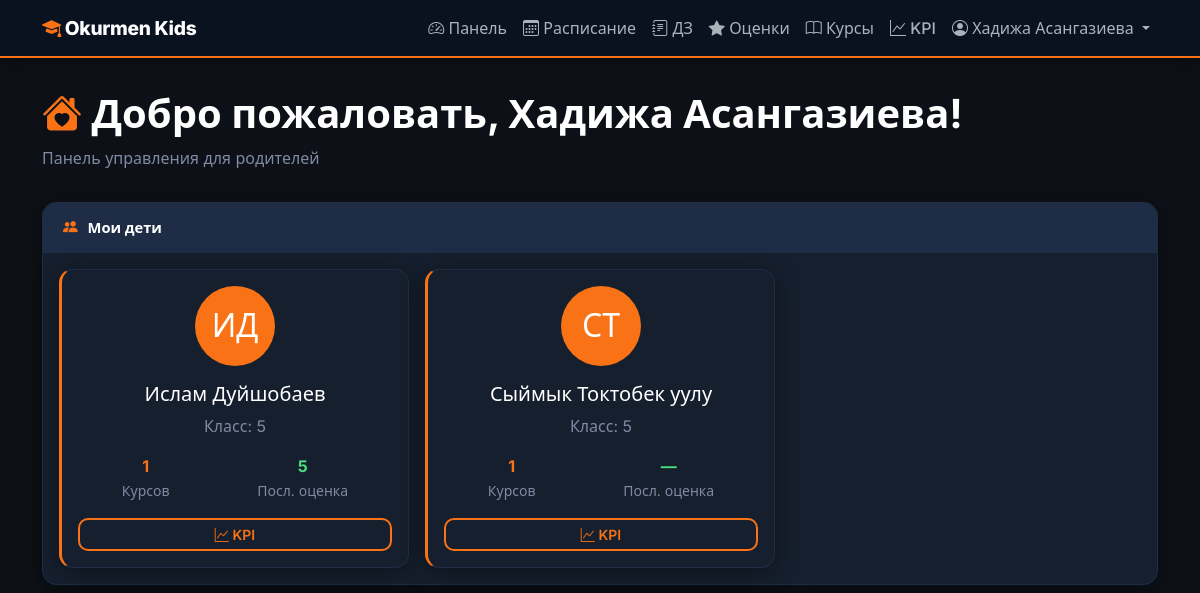
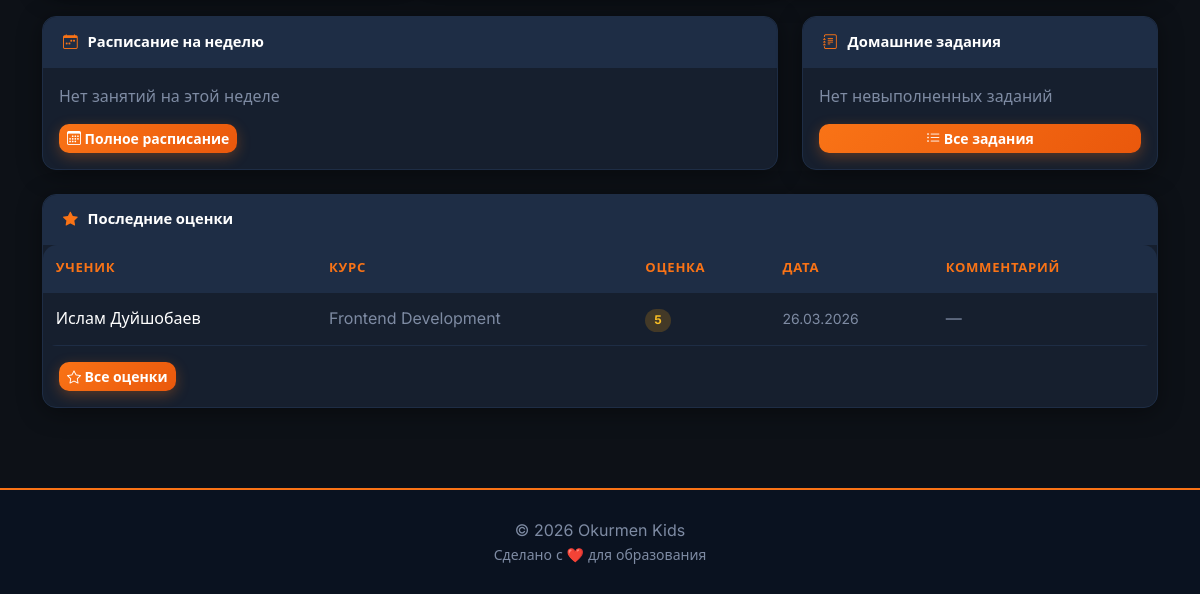
Before: /dashboard/ (signed in) with the older database file (2 pictures, top to bottom).
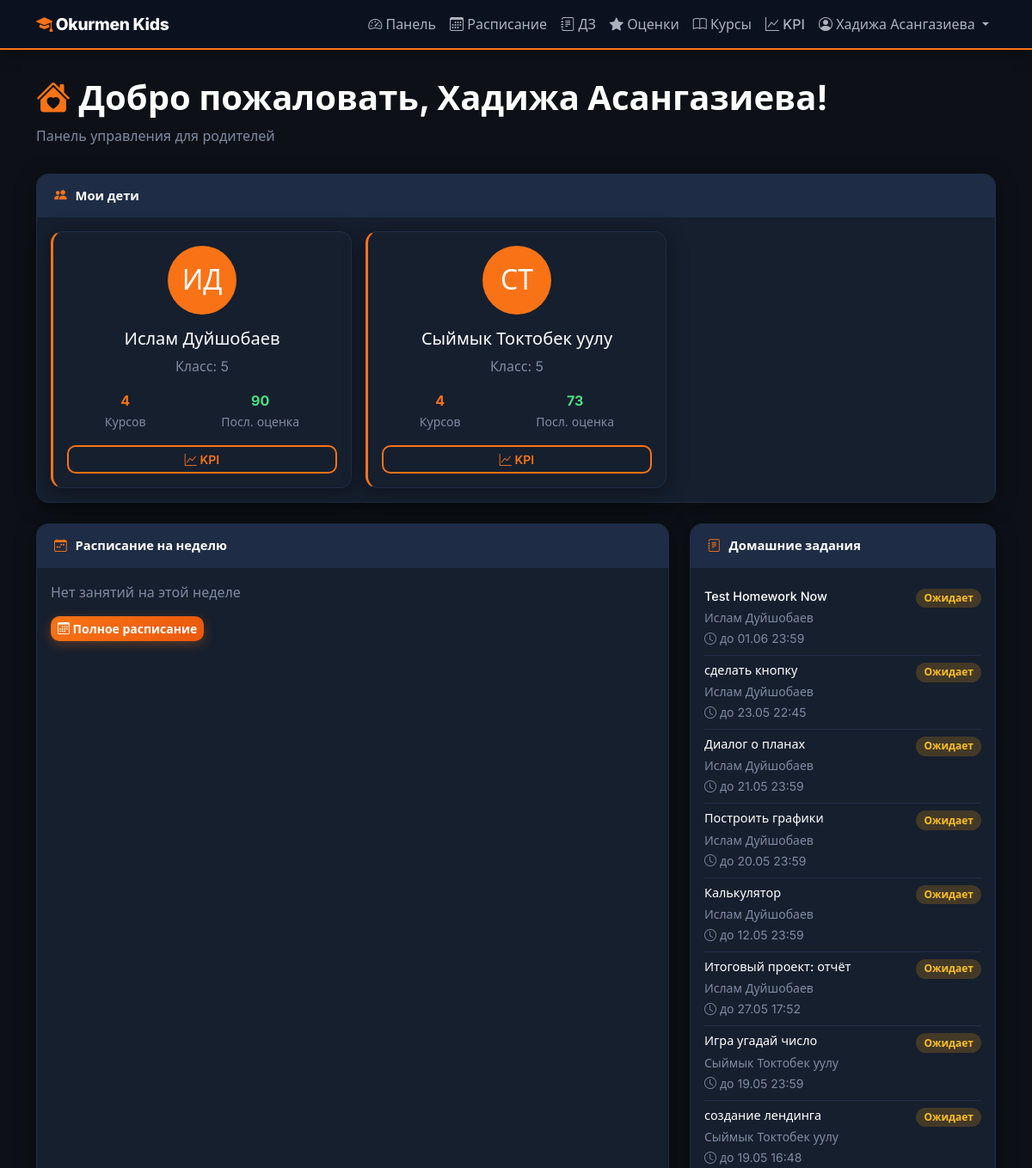
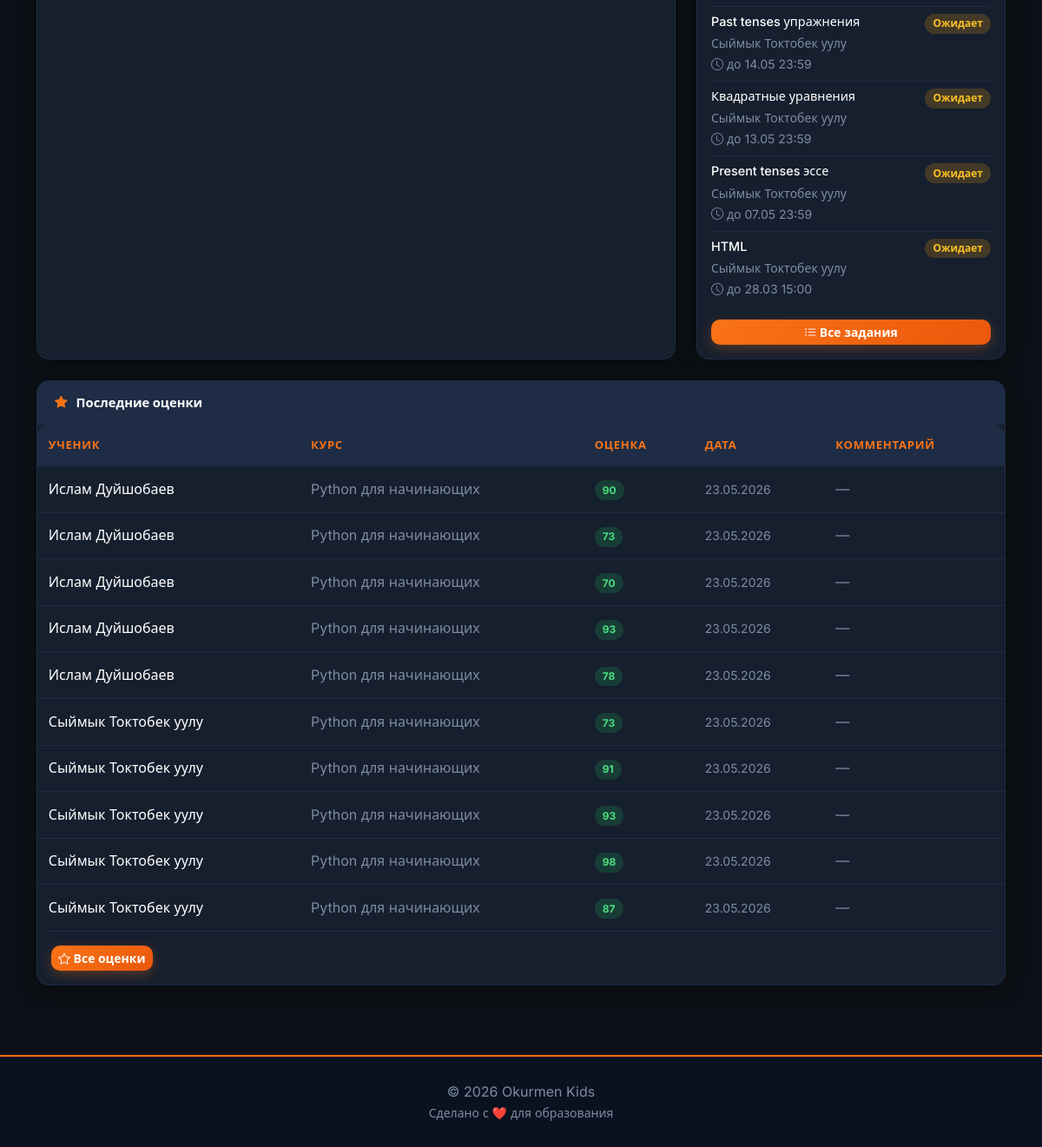
After: the same page with the newer database file (2 pictures, top to bottom).
### education/models/student.py (models this page shows, shortened)
class Student(models.Model):
    user = models.OneToOneField(User, on_delete=models.CASCADE, related_name='student_profile')
    parent = models.ForeignKey(User, on_delete=models.SET_NULL, null=True, related_name='children',
                               limit_choices_to={'role': 'parent'})
    grade = models.CharField(max_length=10)
    enrollment_date = models.DateField(default=timezone.now)
    is_active = models.BooleanField(default=True)
    medical_info = models.TextField(blank=True, help_text="Медицинская информация")
    class Meta:
        verbose_name = 'Ученик'
        verbose_name_plural = 'Ученики'

### education/models/user.py (models this page shows, shortened)
class User(AbstractUser):
    ROLE_CHOICES = (
        ('admin', 'Администратор'),
        ('mentor', 'Ментор'),
        ('parent', 'Родитель'),
        ('student', 'Ученик'),
    )
    role = models.CharField(max_length=10, choices=ROLE_CHOICES, default='parent')
    phone = models.CharField(max_length=20, blank=True)
    avatar = models.ImageField(upload_to='avatars/', blank=True, null=True)
    date_of_birth = models.DateField(blank=True, null=True)
    address = models.TextField(blank=True)

### education/models/grade.py (models this page shows, shortened)
class Grade(models.Model):
    student = models.ForeignKey(Student, on_delete=models.CASCADE, related_name='grades')
    course = models.ForeignKey(Course, on_delete=models.CASCADE, related_name='grades')
    lesson = models.ForeignKey(Lesson, on_delete=models.SET_NULL, null=True, blank=True, related_name='grades')
    grade = models.IntegerField()
    comment = models.TextField(blank=True)
    date = models.DateField(auto_now_add=True)
    class Meta:
        verbose_name = 'Оценка'
        verbose_name_plural = 'Оценки'
        ordering = ['-date']

### education/models/course.py (models this page shows, shortened)
class Course(models.Model):
    name = models.CharField(max_length=200)
    description = models.TextField()
    icon = models.ImageField(upload_to='course_icons/', blank=True, null=True, verbose_name='Иконка курса')
    cover_image = models.ImageField(upload_to='course_covers/', blank=True, null=True, verbose_name='Обложка курса')
    mentor = models.ForeignKey(Mentor, on_delete=models.SET_NULL, null=True, related_name='courses')
    duration_weeks = models.IntegerField()
    max_students = models.IntegerField(default=15)
    start_date = models.DateField()
    end_date = models.DateField()
    is_active = models.BooleanField(default=True)
    created_at = models.DateTimeField(auto_now_add=True)
    class Meta:
        verbose_name = 'Курс'
        verbose_name_plural = 'Курсы'
        ordering = ['-start_date']

### education/models/homework.py (models this page shows, shortened)
class HomeworkSubmission(models.Model):
    STATUS_CHOICES = (
        ('pending', 'Ожидает проверки'),
        ('checked', 'Проверено'),
        ('late', 'Сдано с опозданием'),
    )
    homework = models.ForeignKey(Homework, on_delete=models.CASCADE, related_name='submissions')
    student = models.ForeignKey(Student, on_delete=models.CASCADE, related_name='homework_submissions')
    content = models.TextField()
    file = models.FileField(upload_to='homework_submissions/', blank=True, null=True)
    submitted_at = models.DateTimeField(auto_now_add=True)
    status = models.CharField(max_length=10, choices=STATUS_CHOICES, default='pending')
    grade = models.IntegerField(null=True, blank=True)
    feedback = models.TextField(blank=True)
    checked_at = models.DateTimeField(null=True, blank=True)
    class Meta:
        verbose_name = 'Сдача ДЗ'
        verbose_name_plural = 'Сдачи ДЗ'
        unique_together = ('homework', 'student')

class Homework(models.Model):
    lesson = models.ForeignKey(Lesson, on_delete=models.CASCADE, related_name='homeworks')
    title = models.CharField(max_length=200)
    description = models.TextField()
    due_date = models.DateTimeField()
    file = models.FileField(upload_to='homework_files/', blank=True, null=True)
    created_at = models.DateTimeField(auto_now_add=True)
    class Meta:
        verbose_name = 'Домашнее задание'
        verbose_name_plural = 'Домашние задания'
        ordering = ['-due_date']

### education/views.py (the view)
# urls.py: path('dashboard/', views.dashboard, name='dashboard'),
@login_required
def dashboard(request):
    user = request.user
    if user.role == 'admin':
        return admin_dashboard(request)
    elif user.role == 'mentor':
        return mentor_dashboard(request)
    elif user.role == 'parent':
        return parent_dashboard(request)
    elif user.role == 'student':
        return student_dashboard(request)
    return render(request, 'dashboard.html')

### education/context_processors.py (called while the page is built, shortened)
def notifications(request):
    if not request.user.is_authenticated:
        return {}
    if request.user.role not in ('admin', 'mentor'):
        return {}

### education/views.py (called while the page is built)
def is_parent(user):
    return user.is_authenticated and user.role == 'parent'

### education/templates/parent_dashboard.html (shortened to what the changed rows need)
{% extends 'base.html' %}
{% block content %}
<div class="row mb-3">
    <div class="col-12">
        <h1 class="fw-bold" style="color:var(--ok-white);">
            <i class="bi bi-house-heart-fill" style="color:var(--ok-accent);"></i> Добро пожаловать, {{ user.get_full_name }}!
        </h1>
    </div>
</div>
<div class="card mb-4">
    <div class="card-body">
        {% if children %}
        <div class="row g-3">
            {% for child in children %}
            <div class="col-md-4">
                <div class="card" style="border-left:3px solid var(--ok-accent);">
                    <div class="card-body text-center">
                        {% if child.user.avatar %}
                            <img src="{{ child.user.avatar.url }}" class="rounded-circle mb-3" style="width:80px;height:80px;object-fit:cover;">
                        {% else %}
                            <div class="rounded-circle d-inline-flex align-items-center justify-content-center mb-3"
                                 style="width:80px;height:80px;font-size:2rem;background:var(--ok-accent);color:#fff;">
                                {{ child.user.first_name.0 }}{{ child.user.last_name.0 }}
                            </div>
                        {% endif %}
                        <h5 style="color:var(--ok-white);">{{ child.user.get_full_name }}</h5>
                        {% if child.grade %}<p class="ok-muted mb-2">Класс: {{ child.grade }}</p>{% endif %}
                        <div class="d-flex justify-content-around mt-3">
                            <div>
                                <div class="fw-bold" style="color:var(--ok-accent);">{{ child.enrollments.count }}</div>
                                <small class="ok-muted">Курсов</small>
                            </div>
                            <div>
                                <div class="fw-bold" style="color:#4ade80;">
                                    {% with g=child.grades.all|first %}{% if g %}{{ g.grade }}{% else %}—{% endif %}{% endwith %}
                                </div>
                                <small class="ok-muted">Посл. оценка</small>
                            </div>
                        </div>
                        <a href="{% url 'student_kpi' %}" class="btn btn-outline-primary btn-sm mt-3 w-100">
                            <i class="bi bi-graph-up"></i> KPI
                        </a>
                    </div>
                </div>
            </div>
            {% endfor %}
        </div>
        {% else %}
        <p class="ok-muted">Нет добавленных детей. Обратитесь к администратору.</p>
        {% endif %}
    </div>
</div>
<div class="row g-4 mb-4">
    <div class="col-md-4">
        <div class="card h-100">
            <div class="card-body">
                {% if pending_homework %}
                <div class="list-group list-group-flush">
                    {% for hw in pending_homework %}
                    <div class="list-group-item px-0">
                        <div class="d-flex justify-content-between align-items-start">
                            <div>
                                <h6 class="mb-1" style="color:var(--ok-white);font-size:.9rem;">{{ hw.homework.title }}</h6>
                                <small class="ok-muted">{{ hw.student.user.get_full_name }}</small><br>
                                <small class="ok-muted"><i class="bi bi-clock"></i> до {{ hw.homework.due_date|date:"d.m H:i" }}</small>
                            </div>
                            <span class="badge bg-warning">Ожидает</span>
                        </div>
                    </div>
                    {% endfor %}
                </div>
                {% else %}
                <p class="ok-muted">Нет невыполненных заданий</p>
                {% endif %}
                <div class="mt-3">
                    <a href="{% url 'homework_list' %}" class="btn btn-primary btn-sm w-100">
                    </a>
                </div>
            </div>
        </div>
    </div>
</div>
<div class="card">
    <div class="card-body p-0">
        <div class="table-responsive">
            <table class="table mb-0">
                <thead>
                    <tr>
                        <th>Ученик</th>
                        <th>Курс</th>
                        <th>Оценка</th>
                        <th>Дата</th>
                        <th>Комментарий</th>
                    </tr>
                </thead>
                <tbody>
                    {% for child in children %}
                        {% for grade in child.grades.all|slice:":5" %}
                        <tr>
                            <td style="color:var(--ok-white);">{{ child.user.get_full_name }}</td>
                            <td class="ok-muted">{{ grade.course.name }}</td>
                            <td>
                                <span class="badge {% if grade.grade >= 8 %}bg-success{% elif grade.grade >= 5 %}bg-warning{% else %}bg-danger{% endif %}">
                                    {{ grade.grade }}
                                </span>
                            </td>
                            <td><small class="ok-muted">{{ grade.date|date:"d.m.Y" }}</small></td>
                            <td class="ok-muted">{{ grade.comment|truncatewords:8|default:"—" }}</td>
                        </tr>
                        {% endfor %}
                    {% empty %}
                        <tr>
                            <td colspan="5" class="text-center ok-muted py-4">Оценок пока нет</td>
                        </tr>
                    {% endfor %}
                </tbody>
            </table>
        </div>
    </div>
</div>
{% endblock %}

Changed rows visible on the page:
computed for Student "Ислам Дуйшобаев": loses Grade ({{ child.user.get_full_name }} "Ислам Дуйшобаев", course.name "Frontend Development", grade "5", date "26.03.2026", comment "—"); enrollments.count "1" → "4"; grades.grade "5" → "90"
shown differently, row unchanged: Student "Сыймык Токтобек уулу": enrollments.count "1" → "4"; grades.grade (not shown) → "73"; no longer shows "—"
added HomeworkSubmission: homework "Test Homework Now", student.user.get_full_name "Ислам Дуйшобаев", homework.due_date "01.06 23:59"
added HomeworkSubmission: homework "сделать кнопку", student.user.get_full_name "Ислам Дуйшобаев", homework.due_date "23.05 22:45"
added HomeworkSubmission: homework "Диалог о планах", student.user.get_full_name "Ислам Дуйшобаев", homework.due_date "21.05 23:59"
added HomeworkSubmission: homework "Построить графики", student.user.get_full_name "Ислам Дуйшобаев", homework.due_date "20.05 23:59"
added HomeworkSubmission: homework "Калькулятор", student.user.get_full_name "Ислам Дуйшобаев", homework.due_date "12.05 23:59"
added HomeworkSubmission: homework "Итоговый проект: отчёт", student.user.get_full_name "Ислам Дуйшобаев", homework.due_date "27.05 17:52"
added HomeworkSubmission: homework "Игра угадай число", student.user.get_full_name "Сыймык Токтобек уулу", homework.due_date "19.05 23:59"
added HomeworkSubmission: homework "создание лендинга", student.user.get_full_name "Сыймык Токтобек уулу", homework.due_date "19.05 16:48"
added HomeworkSubmission: homework "Past tenses упражнения", student.user.get_full_name "Сыймык Токтобек уулу", homework.due_date "14.05 23:59"
added HomeworkSubmission: homework "Квадратные уравнения", student.user.get_full_name "Сыймык Токтобек уулу", homework.due_date "13.05 23:59"
added HomeworkSubmission: homework "Present tenses эссе", student.user.get_full_name "Сыймык Токтобек уулу", homework.due_date "07.05 23:59"
added HomeworkSubmission: homework "HTML", student.user.get_full_name "Сыймык Токтобек уулу", homework.due_date "28.03 15:00"
added Grade: {{ child.user.get_full_name }} "Ислам Дуйшобаев", course.name "Python для начинающих", grade "90", date "23.05.2026", comment "—", shown under Student "Ислам Дуйшобаев"
added Grade: {{ child.user.get_full_name }} "Ислам Дуйшобаев", course.name "Python для начинающих", grade "73", date "23.05.2026", comment "—", shown under Student "Ислам Дуйшобаев"
added Grade: {{ child.user.get_full_name }} "Ислам Дуйшобаев", course.name "Python для начинающих", grade "70", date "23.05.2026", comment "—", shown under Student "Ислам Дуйшобаев"
added Grade: {{ child.user.get_full_name }} "Ислам Дуйшобаев", course.name "Python для начинающих", grade "93", date "23.05.2026", comment "—", shown under Student "Ислам Дуйшобаев"
added Grade: {{ child.user.get_full_name }} "Ислам Дуйшобаев", course.name "Python для начинающих", grade "78", date "23.05.2026", comment "—", shown under Student "Ислам Дуйшобаев"
added Grade: {{ child.user.get_full_name }} "Сыймык Токтобек уулу", course.name "Python для начинающих", grade "73", date "23.05.2026", comment "—", shown under Student "Сыймык Токтобек уулу"
added Grade: {{ child.user.get_full_name }} "Сыймык Токтобек уулу", course.name "Python для начинающих", grade "91", date "23.05.2026", comment "—", shown under Student "Сыймык Токтобек уулу"
added Grade: {{ child.user.get_full_name }} "Сыймык Токтобек уулу", course.name "Python для начинающих", grade "93", date "23.05.2026", comment "—", shown under Student "Сыймык Токтобек уулу"
added Grade: {{ child.user.get_full_name }} "Сыймык Токтобек уулу", course.name "Python для начинающих", grade "98", date "23.05.2026", comment "—", shown under Student "Сыймык Токтобек уулу"
added Grade: {{ child.user.get_full_name }} "Сыймык Токтобек уулу", course.name "Python для начинающих", grade "87", date "23.05.2026", comment "—", shown under Student "Сыймык Токтобек уулу"
Other visible differences:
text no longer shown: "Нет невыполненных заданий"
